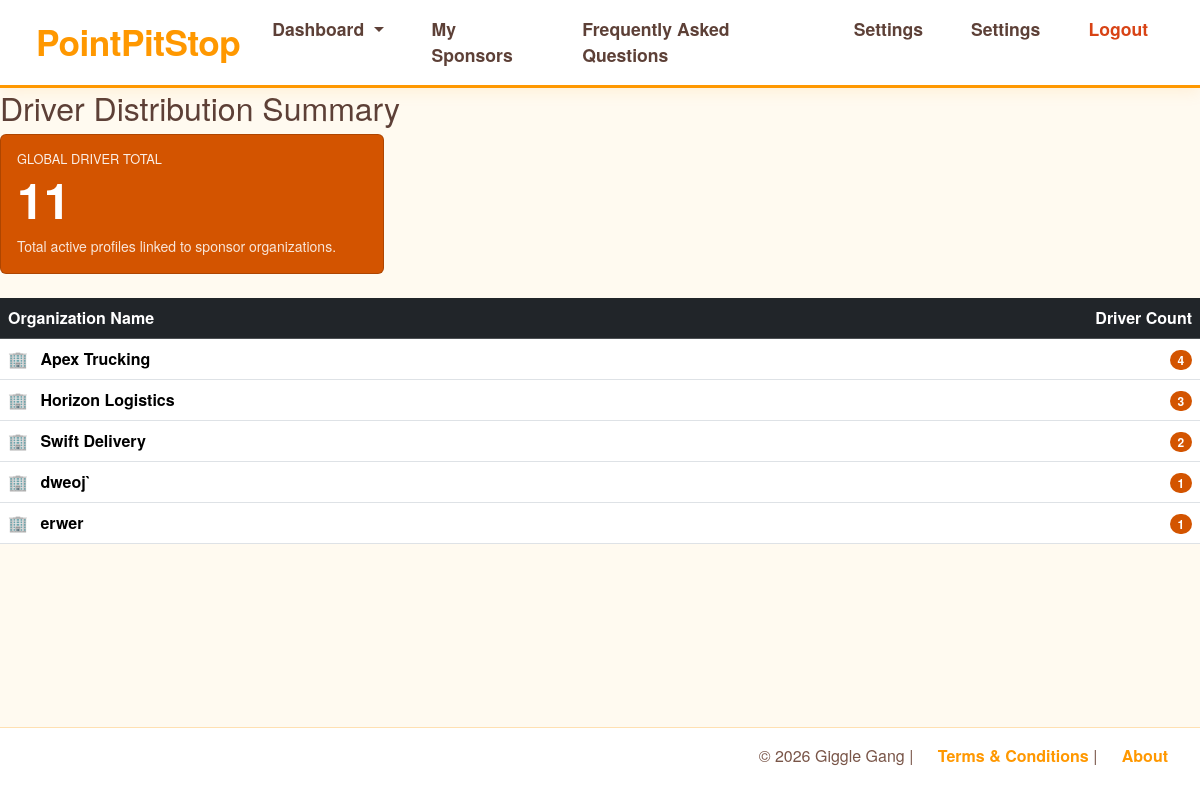
/reports/drivers (signed in), run on the app's committed database.
### models.py (models this page shows)
class SponsorCompany(db.Model):
    __tablename__ = "sponsor_companies"
    id = db.Column(db.Integer, primary_key=True)
    name = db.Column(db.String(150),unique=True,nullable=False)
    email = db.Column(db.String(120), unique=True, nullable=True,index=True)
    phone = db.Column(db.String(50), nullable=True)
    logo_filename = db.Column(db.String(255), nullable=True)
    brand_color = db.Column(db.String(255), nullable=True)
    points_conversion = db.Column(db.DECIMAL(10,2),nullable=False,default=.01)
    sponsor_users = db.relationship("SponsorProfile",back_populates="company")
    driver_links = db.relationship("DriverCompanyLink", back_populates="company")
    priceMax = db.Column(db.Integer, nullable=False, default=100)
    explicit = db.Column(db.Boolean, nullable=False, default=True)

### reports.py (the view)
@report_bp.route("/reports/drivers",methods=["GET"])
@login_required
def driver_report():
    stats = (db.session.query(SponsorCompany.name, func.count(DriverProfile.user_id))
             .join(DriverCompanyLink, SponsorCompany.id == DriverCompanyLink.company_id)
             .join(DriverProfile, DriverCompanyLink.driver_id == DriverProfile.user_id)
             .group_by(SponsorCompany.name)
             .all())
    tallied_requests = {item[0]: item[1] for item in stats}
    return render_template("admin/reports/admin_reports_drivers.html", tallies=tallied_requests)

### app.py (called while the page is built)
@login_manager.user_loader
def load_user(user_id):
    return db.session.get(Users, int(user_id))

### templates/admin/reports/admin_reports_drivers.html (shortened to what this page needs)
{% extends "base.html" %}
{% block body %}
    <h2>Driver Distribution Summary</h2>
    <div class="row mb-4">
        <div class="col-md-4">
            <div class="card text-white" style="background-color: #d35400;">
                <div class="card-body">
                    <h6 class="text-uppercase mb-1" style="font-size: 0.8rem; opacity: 0.9;">Global Driver Total</h6>
                    <h2 class="display-5 fw-bold mb-0">{{ tallies.values()|sum }}</h2>
                    <p class="small mb-0 mt-2" style="opacity: 0.85;">
                        Total active profiles linked to sponsor organizations.
                    </p>
                </div>
            </div>
        </div>
    </div>
    {% if tallies %}
    <table class="table table-hover report-table">
        <thead class="table-dark">
            <tr>
                <th>Organization Name</th>
                <th class="text-end">Driver Count</th>
            </tr>
        </thead>
        <tbody>
            {% for org, count in tallies.items() %}
            <tr>
                <td>
                    <span style="color: #d35400; margin-right: 8px;">🏢</span>
                    <strong>{{ org }}</strong>
                </td>
                <td class="text-end">
                    <span class="badge rounded-pill" style="background-color: #d35400;">{{ count }}</span>
                </td>
            </tr>
            {% endfor %}
        </tbody>
    </table>
    {% else %}
    <p class="text-muted">No data available for the selected report criteria.</p>
    {% endif %}
{% endblock %}

### static/css/style.css (style rules this page uses)
body { display: flex; flex-direction: column; font-family: 'Quicksand', 'Helvetica Neue', Helvetica, Arial, sans-serif; margin: 0; min-height: 100vh; background-color: #fffaf0; color: #5d4037; }

### data on the page
SponsorCompany: name "Apex Trucking", count "4"
SponsorCompany: name "Horizon Logistics", count "3"
SponsorCompany: name "Swift Delivery", count "2"
SponsorCompany: name "dweoj`", count "1"
SponsorCompany: name "erwer", count "1"

### other printed values
{{ tallies.values()|sum }} "11"
